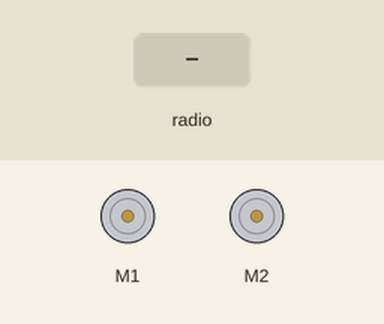
Recording of a program running on a simulated BBC micro:bit (MakeCode). On the bench: 2 × DC motor (green arrow = forward, orange = backward, longer = faster). The test bench sets the inputs (shaded band).

Above: at 1.2 s.
1.3 s: radio message "1" arrives
At 2.2 s:
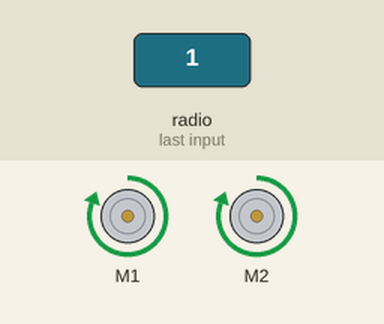
2.8 s: radio message "0" arrives
At 3.4 s:
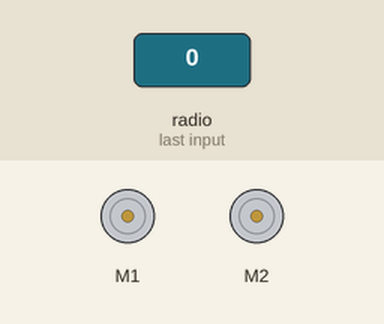
Timing chart, 0 to 5.8 s (numbered marks = the images above; inputs shaded):
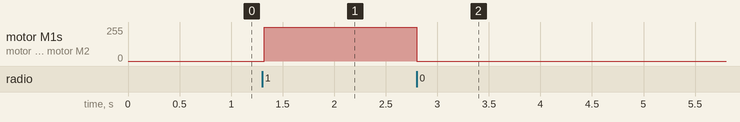

Measured:
- after the input at 1.3 s, motor M1, motor M2: stopped → forward 255/255 at once
- after the input at 2.8 s, motor M1, motor M2: forward 255/255 → stopped at once

The program:

main.ts
```typescript
radio.onReceivedNumber(function (receivedNumber) {
    item = receivedNumber
    if (item == 0) {
        maqueen.motorStop(maqueen.Motors.All)
    }
    if (item == 1) {
        maqueen.motorRun(maqueen.Motors.All, maqueen.Dir.CW, 255)
    }
    if (item == 2) {
        maqueen.motorRun(maqueen.Motors.All, maqueen.Dir.CCW, 255)
    }
    if (item == 3) {
        maqueen.motorRun(maqueen.Motors.M1, maqueen.Dir.CW, 0)
        maqueen.motorRun(maqueen.Motors.M2, maqueen.Dir.CW, 255)
    }
    if (item == 4) {
        maqueen.motorRun(maqueen.Motors.M1, maqueen.Dir.CW, 255)
        maqueen.motorRun(maqueen.Motors.M2, maqueen.Dir.CW, 0)
    }
})
let item = 0
radio.setGroup(1)
```

test.ts
```typescript
// οι δοκιμές πηγαίνουν εδώ, δεν θα γίνει εκτέλεση όταν αυτό το πακέτο χρησιμοποιηθεί ως επέκταση.
```
